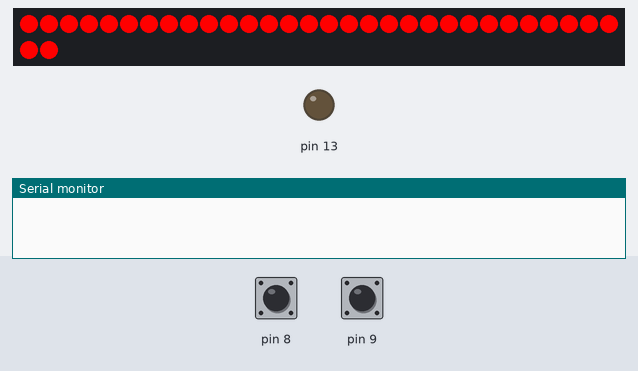
A sketch run on a simulated Arduino Leonardo, built with avr-gcc and run on an emulated ATmega32U4. On the bench: 32 RGB LEDs in strip order, left to right, continuing on the next row, output pins drawn as LEDs (lit = HIGH), the last lines printed to the serial monitor. Inputs (shaded band) come from the test bench; at power-on: pin 9 HIGH, pin 8 HIGH. Dim RGB values are drawn brighter than linear; the strip is taken to match the declared colour order.

Above: at 1.2 s.
1.3 s: pin 9 pulled LOW for 0.15 s
At 2.9 s:
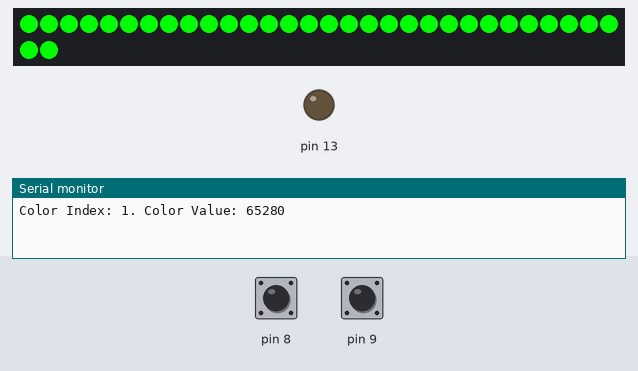
3.5 s: pin 8 pulled LOW for 0.15 s
At 4.3 s:
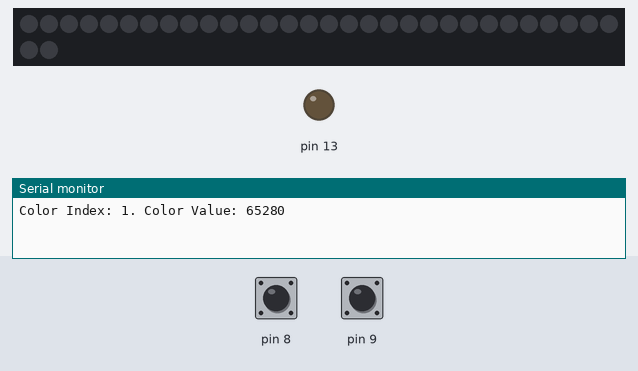
6.6 s: pin 8 pulled LOW for 1 s
At 7.31 s:
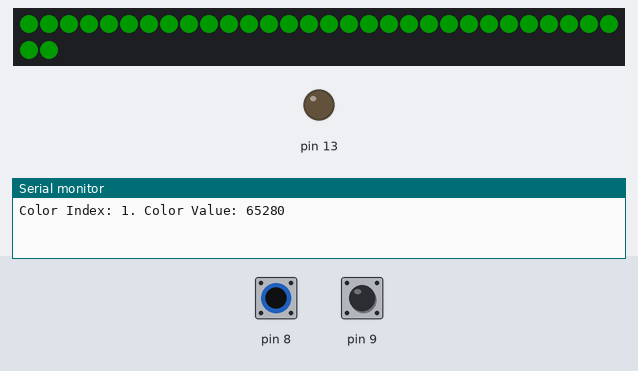
8.2 s: pin 9 pulled LOW for 1 s
At 8.55 s:
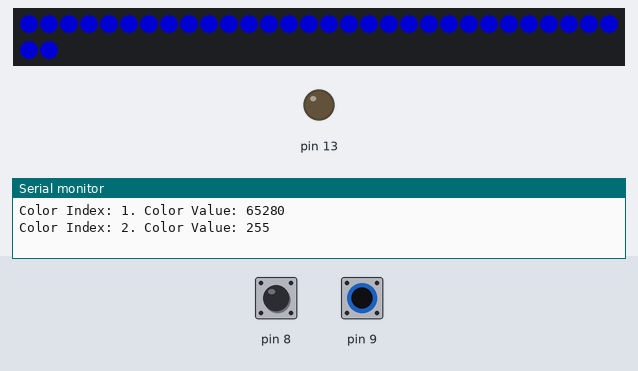
9.8 s: pin 9 pulled LOW for 0.15 s
At 10.08 s:
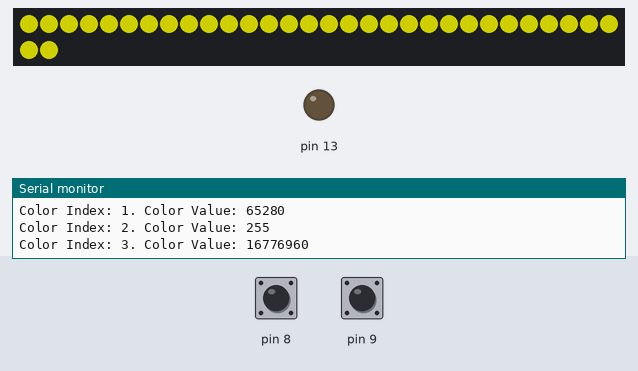
10.5 s: pin 8 pulled LOW for 0.15 s
At 11.3 s:
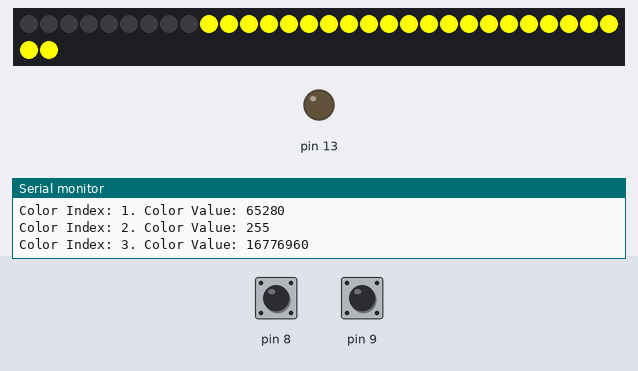
Timing chart, 0 to 12.2 s (numbered marks = the images above; inputs shaded):
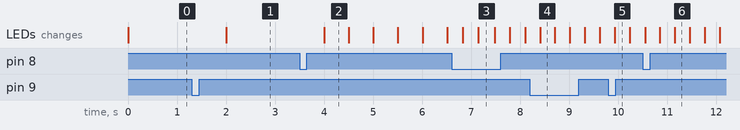

Measured:
- after the input at 1.3 s, the LEDs: change after 0.71 s (image 1)
- after the input at 3.5 s, the LEDs: change after 0.50 s (image 2)
- after the input at 6.6 s, the LEDs: first change after 0.23 s (image 3 shows a later state)
- after the input at 8.2 s, the LEDs: change after 0.21 s (image 4)
- after the input at 9.8 s, the LEDs: change after 0.13 s (image 5)
- what the display in image 2 shows lasts 0.5 s, from 4.0 s to 4.5 s

The sketch:

LightCircle.ino
```cpp
#include <WS2812FX.h>

//Nice colors
// blue 0x007BFF

unsigned long colors[] { 0xFF0000, 0x00FF00, 0x0000FF, 0xFFFF00, 0x00FFFF, 0xFF00FF, 0xFFFFFF };
int colorsLength = 7;


int currentColorIndex = 0;

//Circle = 32
//Stick = 17
#define LED_COUNT 32

#define LED_PIN 6

#define BTNTHRESHOLD_MS 100

WS2812FX ws2812fx = WS2812FX(LED_COUNT, LED_PIN, NEO_RGB + NEO_KHZ800);

bool lastClickState = false;
bool lastClickStateColor = false;

unsigned long last_btn = 0;
unsigned long now = 0;

void setup() {
  pinMode(8, INPUT_PULLUP);
  pinMode(9, INPUT_PULLUP);
  pinMode(13, OUTPUT);

  ws2812fx.init();
  ws2812fx.setBrightness(255);
  ws2812fx.setSpeed(1000);
  ws2812fx.setColor(colors[currentColorIndex]);
  ws2812fx.setMode(FX_MODE_STATIC);
  ws2812fx.start();

  Serial.begin(9600);
}

void loop() {
  now = millis();

  if(now - last_btn > BTNTHRESHOLD_MS) {
    digitalWrite(13, LOW);

    //Animation Button
    bool click = !digitalRead(8);
    if(click != lastClickState){
      if(click){
        digitalWrite(13, HIGH);
        ws2812fx.setMode((ws2812fx.getMode() + 1) % ws2812fx.getModeCount());
      }else{
        last_btn = now;
      }
      lastClickState = click;
    }

    //Color Button
    bool clickColor = !digitalRead(9);
    if(clickColor != lastClickStateColor){
      if(clickColor){
        digitalWrite(13, HIGH);

        //Next Color
        currentColorIndex++;
        if(currentColorIndex >= colorsLength)
          currentColorIndex = 0;

        //Apply Color
        ws2812fx.setColor(colors[currentColorIndex]);

        Serial.print("Color Index: ");
        Serial.print(currentColorIndex);
        Serial.print(". Color Value: ");
        Serial.println(colors[currentColorIndex]);
      }else{
        last_btn = now;
      }
      lastClickStateColor = clickColor;
    }

  }

  ws2812fx.service();
}
```
